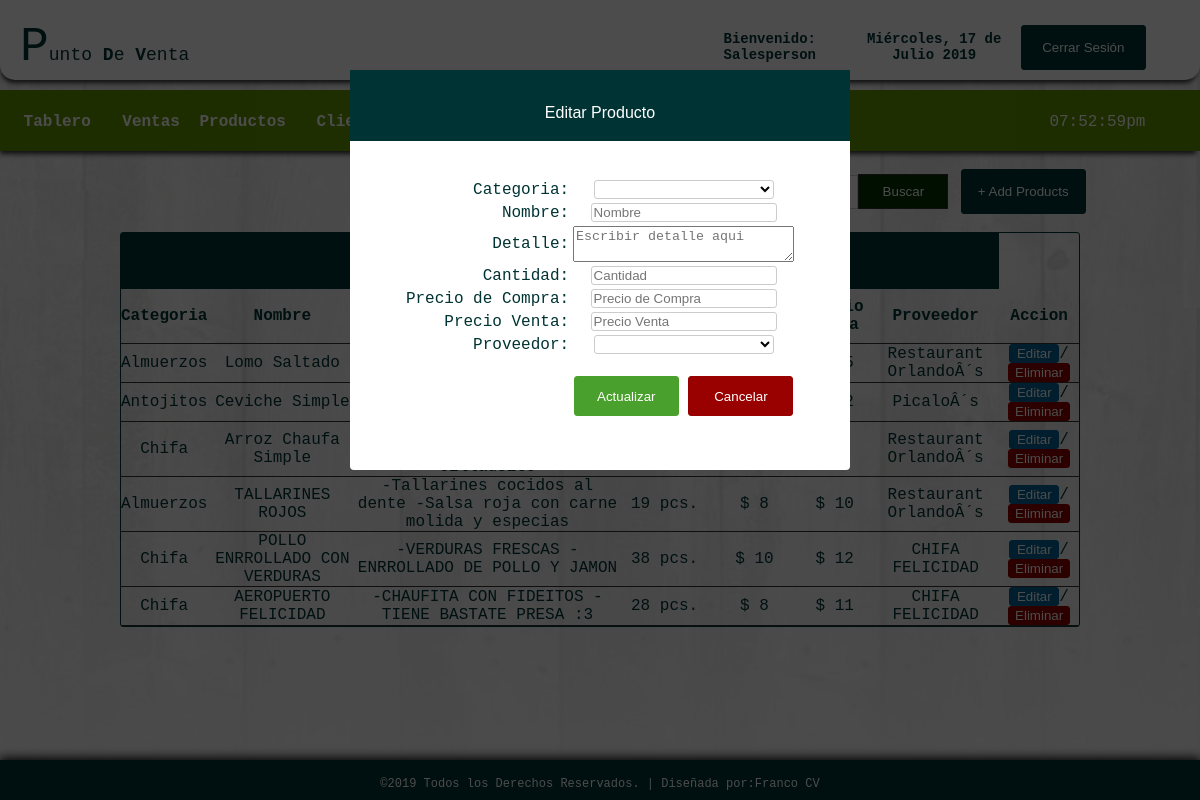
/edit_item.php (signed in), run on the app's committed database.
### tables this page shows
CREATE TABLE IF NOT EXISTS `products` (
`id` int(11) NOT NULL,
  `category` varchar(100) NOT NULL,
  `name` varchar(100) NOT NULL,
  `quantity` int(11) NOT NULL,
  `purchase` int(11) NOT NULL,
  `retail` int(11) NOT NULL,
  `supplier` varchar(100) NOT NULL,
  `ext` varchar(5) NOT NULL,
  `detalle` varchar(200) DEFAULT NULL
);

### edit_item.php (the view, shortened to what this page needs)
<!DOCTYPE html PUBLIC "-//W3C//DTD XHTML 1.0 Transitional//EN" "http://www.w3.org/TR/xhtml1/DTD/xhtml1-transitional.dtd">
<html xmlns="http://www.w3.org/1999/xhtml">
<head>
</head>
<link rel="stylesheet" type="text/css" href="css/css1.css">
<body>
<div id="container">
<div id="header">
<table cellspacing="0" width="100%" border="0" cellpadding="20px">
<tr>
	<td width="56%">
    <table width="41%" border="0" cellspacing="0" cellpadding="0">
	  <tr>
	    <td width="80%" align="left"> <font size="12px">P</font><span style="font-size: 18px;">unto <b>D</b>e <b>V</b>enta</span></td>
	    </tr>
	  </table></td>
    <td style="font-size:14px;">
      <table width="93%" border="0" cellspacing="0" cellpadding="0">
        <tr>
        	<th scope="col">Bienvenido: <?php echo $_SESSION['access'];?></th>
          	<th scope="col"><?php
			include_once("date1.php");
			?></th>
          	<th scope="col" width="20px"><a href="logout.php">
            <input type="button" id="btnadd" value="Cerrar Sesión" align="middle" />
          	</a></th>
        </tr>
  </table></td>
    </tr>
</table>
</div>
<br><br><br><br><br>
<div id = "headnav">
<table width="100%" border="0" cellpadding="0" cellspacing="0">
<tr>
	<td width="669" height="62">
	<table width="669" border="0" cellspacing="0" cellpadding="0">
	  <tr>
	    <th width="90" height="56" scope="col"><a href="index.php">Tablero</a></th>
	    <th width="50" scope="col"><a href="sales.php">Ventas</a></th>
	    <th width="80" scope="col"><a href="products.php">Productos</a></th>
	    <th width="90" scope="col"><a href="customers.php">Clientes</a></th>
	    <th width="90" scope="col"><a href="supplier.php">Proveedor</a></th>
	    <th width="112" scope="col"><a href="salesreport.php">Reporte de Ventas</a></th>
	    </tr>
	  </table>
      </td>
      <td width="13">
      <table border="0" cellspacing="0" cellpadding="0">
      	<tr>
        	<td align="left" style="color:#FFF">
            <?php
			$date_time=date("h:i:sa");
			echo $date_time;
			?>
            </td>
        </tr>
      </table>
      </td>
</tr>
</table>
</div>
<br>
<table width="83%" border="0" align="center" cellpadding="0" cellspacing="0">
      <tr>
        <td width="741" align="right"><form action="result.php" method="get" ecntype="multipart/data-form">
           <input type="text" name="query" style="border:1px solid #CCC; color: #333; width:210px; height:30px;" placeholder="Buscar Producto..." /><input type="submit" id="btnsearch" value="Buscar" name="search" />
        </form></td>
        <td width="131" height="37">
        <a href="javascript:void(0)" onclick="toggle_visibility('popup-box1')"><input type="button" id="btnadd" value="+ Add Products" /></a></td>
      </tr>
    </table></th>
  <div id="footer">
<table border="0" cellpadding="15px" align="center"; style="size: 12px; font-family: 'Courier New', Courier, monospace; color: #FFF; font-size: 12px;">
<tr>
	<td>
    &copy;2019 Todos los Derechos Reservados.  |  Diseñada por:<a href="https://www.facebook.com/repp0rt">Franco CV</a>
    </td>
</tr>
</table>
</div>
  <div id="popup-box2" class="popup-position1">
<div id="popup-wrapper1">
<div id="popup-container1">
    <div id="popup-head-color1">
    <br>
    <p style="font-family:'Lucida Sans Unicode', 'Lucida Grande', sans-serif;font-size:16px;"> Editar Producto </p>
    </div>
<?php
include 'config.php';
$id = $_GET['id'];
$view = "SELECT * from products where md5(id) = '$id'";
$result = $db_link->query($view);
$row = $result->fetch_assoc();
?>
    <br>
    <form action="" method="POST">
    <table border="0" align="center">
    <tr>
    <td align="right">Categoria:</td>
    <td>
    <select name="category" id="txtbox">
    <option> <?php echo $row['category']; ?> </option>
    </select>
    </td>
    </tr>
    <tr>
    <td align="right">Nombre:</td>
    <td><input type="text" id="txtbox" name="name" placeholder="Nombre" value="<?php echo $row['name'];?>" required><br></td>
    </tr>
     <tr>
    <td align="right">Detalle:</td>
    <td>
   <textarea name="det" rows="2" cols="25" placeholder="Escribir detalle aqui" ><?php echo $row['detalle'];?></textarea>
    </tr>
    <tr>
    <td align="right">Cantidad:</td>
    <td><input type="text" id="txtbox" name="quantity" placeholder="Cantidad" value="<?php echo $row['quantity'];?>" required><br></td>
    </tr>
    <tr>
    <td align="right">Precio de Compra:</td>
    <td><input type="text" id="txtbox" name="purchase" placeholder="Precio de Compra" value="<?php echo $row['purchase'];?>" required><br></td>
    </tr>
    <tr>
    <td align="right">Precio Venta:</td>
    <td><input type="text" id="txtbox" name="retail" placeholder="Precio Venta" value="<?php echo $row['retail'];?>" required><br></td>
    </tr>
    <tr>
    <td align="right">Proveedor:</td>
    <td>
    <select name="supplier" id="txtbox">
    <option><?php echo $row['supplier']; ?></option>
           <?php
require('config.php');
$query="SELECT suppliername FROM supplier";
$result1=mysqli_query($db_link, $query);
while ($row1=mysqli_fetch_array($result1)){?>
	<option><?php echo $row1['suppliername']; ?></option>
       <?php
}?>
	</select>
	</td>
    </tr>
    <br>
    <tr  align="center">
    <td>&nbsp;  </td>
    <td>
    <br>
    <input type="SUBMIT" name="update" id="btnnav" value="Actualizar"></form>
    <a href="products.php"><input type="button" style="border:1px solid #900; background:#900; height:40px; width:105px; border-radius:3px; color:#FFF;" value="Cancelar"></a>
</div>
</div>
</div>
  <br>
  <tr>
    <td>
    <table border="0" cellpadding="0" cellspacing="0" align="center" width="80%" style="border:1px solid #033; color:#033;">
     <tr>
     <th colspan="7" align="center" height="55px" style="border-bottom:1px solid #033; background: #033; color:#FFF;"> Productos 	</th>
    </tr>
      <tr height="30px">
        <th style="border-bottom:1px solid #333;"> Categoria </th>
        <th style="border-bottom:1px solid #333;"> Nombre </th>
        <th style="border-bottom:1px solid #333;"> Detalle </th>
        <th style="border-bottom:1px solid #333;"> Cantidad Stock </th>
        <th style="border-bottom:1px solid #333;"> Precio de Compra </th>
        <th style="border-bottom:1px solid #333;"> Precio Venta </th>
        <th style="border-bottom:1px solid #333;"> Proveedor </th>
        <th style="border-bottom:1px solid #333;"> Accion </th>
      </tr>
       <?php
require('config.php');
$query="SELECT * FROM products";
$result=mysqli_query($db_link, $query);
while ($row=mysqli_fetch_array($result)){?>
      <tr align="center" height="25px;">
      	<td style="border-bottom:1px solid #333;"> <?php echo $row['category']; ?> </td>
        <td style="border-bottom:1px solid #333;"> <?php echo $row['name']; ?> </td>
<td style="border-bottom:1px solid #333;"> <?php echo $row['detalle']; ?> </td>
        <td style="border-bottom:1px solid #333;"> <?php echo $row['quantity']; ?> pcs. </td>
        <td style="border-bottom:1px solid #333;">$ <?php echo $row['purchase']; ?> </td>
        <td style="border-bottom:1px solid #333;">$ <?php echo $row['retail']; ?> </td>
        <td style="border-bottom:1px solid #333;"> <?php echo $row['supplier']; ?> </td>
        <td style="border-bottom:1px solid #333;">
        <a href="edit_item.php?id=<?php echo md5($row['id']);?>"><input type="button" value="Editar" style="width:50px; height:20; color:#FFF; background:#069; border:1px solid #069; border-radius:3px;"></a>/<a href="delete.php"><input type="button" value="Eliminar" style="width:15; height:20; color:#FFF; background: #900; border:1px solid #900; border-radius:3px;"></a>
        </td>
        </td>
      </tr>
   <?php
}?>
</div>
</body>
</html>

### css/css1.css (style rules this page uses)
html { font-family: "Courier New", Courier, monospace; color: #033; height:100%; margin:0; padding:0; -webkit-background-size: cover; -moz-background-size: cover; -o-background-size: cover; background-size: cover; }
body { margin:0; font-size:16px; height:100%; margin:0; padding:0; background:url(../images/bgimg.jpg) no-repeat center fixed; -webkit-background-size: cover; -moz-background-size: cover; -o-background-size: cover; background-size: cover; }
#container { height:100px; width: auto; margin:0 auto; }
#header { box-shadow: -1px 5px 5px -2px #333333; position:fixed; width:100%; height:80px; border-radius:0px 0px 15px 15px; background-color:#FFF; }
#footer { clear: both; background: #033; height: 40px; width: 100%; position: fixed; left: 0px; bottom: 0px; text-align: center; box-shadow:0px -1px 10px 1px #000; }
#headnav { box-shadow: -2px 5px 5px -2px #333333; border-top:1px solid #690; padding:0px; clear:both; background: #690; height:60px; width:100%; }
#btnnav { border:1px solid #4AA02C; background: #4AA02C; border-radius:3px; height:40px; width:105px; color:#FFF; font-family:"Lucida Sans Unicode", "Lucida Grande", sans-serif; }
#btnsearch { border:1px solid #333; background: #030; height:35px; width:90px; color: #FFF; font-family:"Lucida Sans Unicode", "Lucida Grande", sans-serif; }
#btnadd { border:1px solid #033; background: #033; border-radius:3px; height:45px; width:125px; color: #FFF; font-family:"Lucida Sans Unicode", "Lucida Grande", sans-serif; }
#txtbox { border:1px solid #CCC; background: #FFF; border-radius:3px; width:180px; font-family:"Lucida Sans Unicode", "Lucida Grande", sans-serif; }
#popup-head-color1 { width:500px; height:1px; color:#FFF; background:#033; margin-left:auto; margin-right:auto; padding:0px 0px 70px; }
.popup-position1 { display: block; position:fixed; top:0; left:0; background-color:rgba(0,0,0,0.7); width:100%; height:100%; }
#popup-wrapper1 { width:500px; margin:70px auto; text-align:center; }
#popup-container1 { background-color:#fff; border-radius:4px; text-align:center; height:400px; }
a:link { color:#FFF; text-decoration: none; }
table { border-radius:3px; text-align: center; }

### data on the page
products: category "Almuerzos", name "Lomo Saltado", supplier "Restaurant OrlandoÂ´s"
products: category "Antojitos", name "Ceviche Simple", supplier "PicaloÂ´s"
products: category "Chifa", name "Arroz Chaufa Simple", supplier "Restaurant OrlandoÂ´s"
products: category "Almuerzos", name "TALLARINES ROJOS", detalle "-Tallarines cocidos al dente -Salsa roja con carne molida y especias", quantity "19", purchase "8", retail "10", supplier "Restaurant OrlandoÂ´s"
products: category "Chifa", name "POLLO ENRROLLADO CON VERDURAS", detalle "-VERDURAS FRESCAS -ENRROLLADO DE POLLO Y JAMON", quantity "38", purchase "10", retail "12", supplier "CHIFA FELICIDAD"
products: category "Chifa", name "AEROPUERTO FELICIDAD", detalle "-CHAUFITA CON FIDEITOS -TIENE BASTATE PRESA :3", quantity "28", purchase "8", retail "11", supplier "CHIFA FELICIDAD"

### other printed values
$_SESSION['access'] "Salesperson"
$dia "Miércoles"
$mes "Julio"
